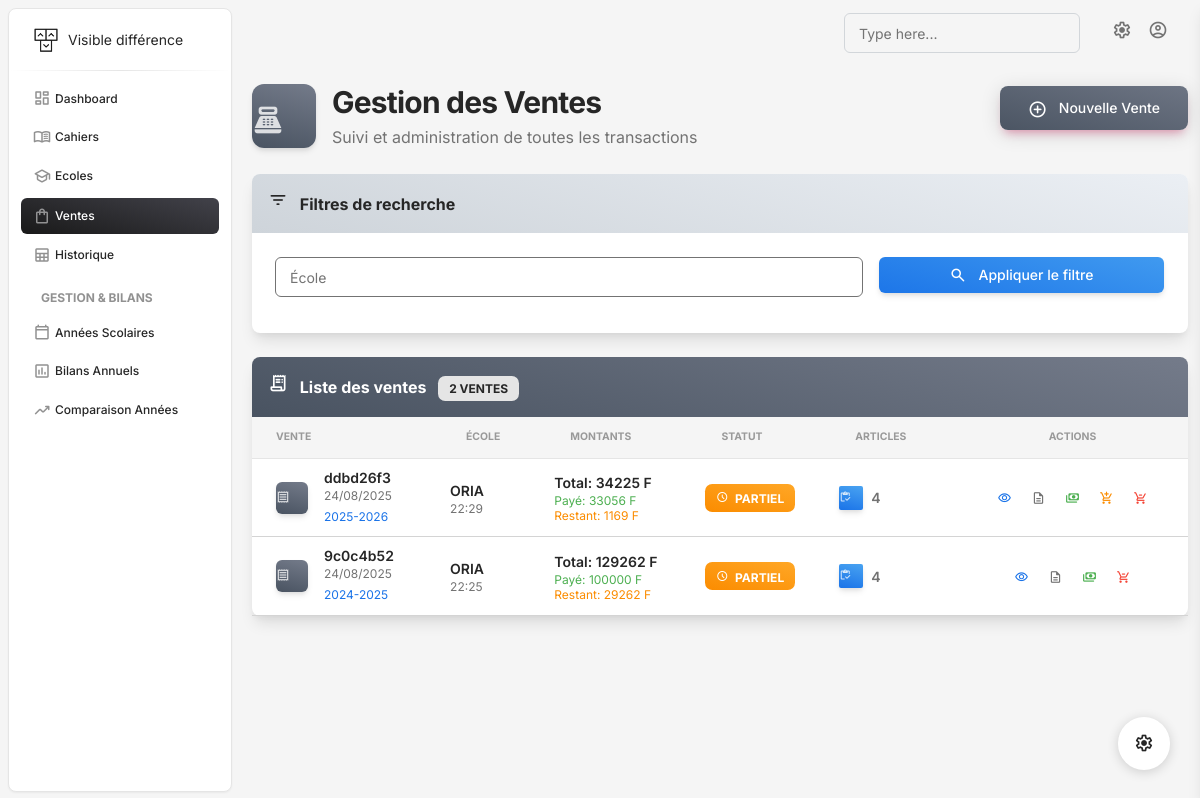
/ventes/, run on an earlier commit of the app's database.
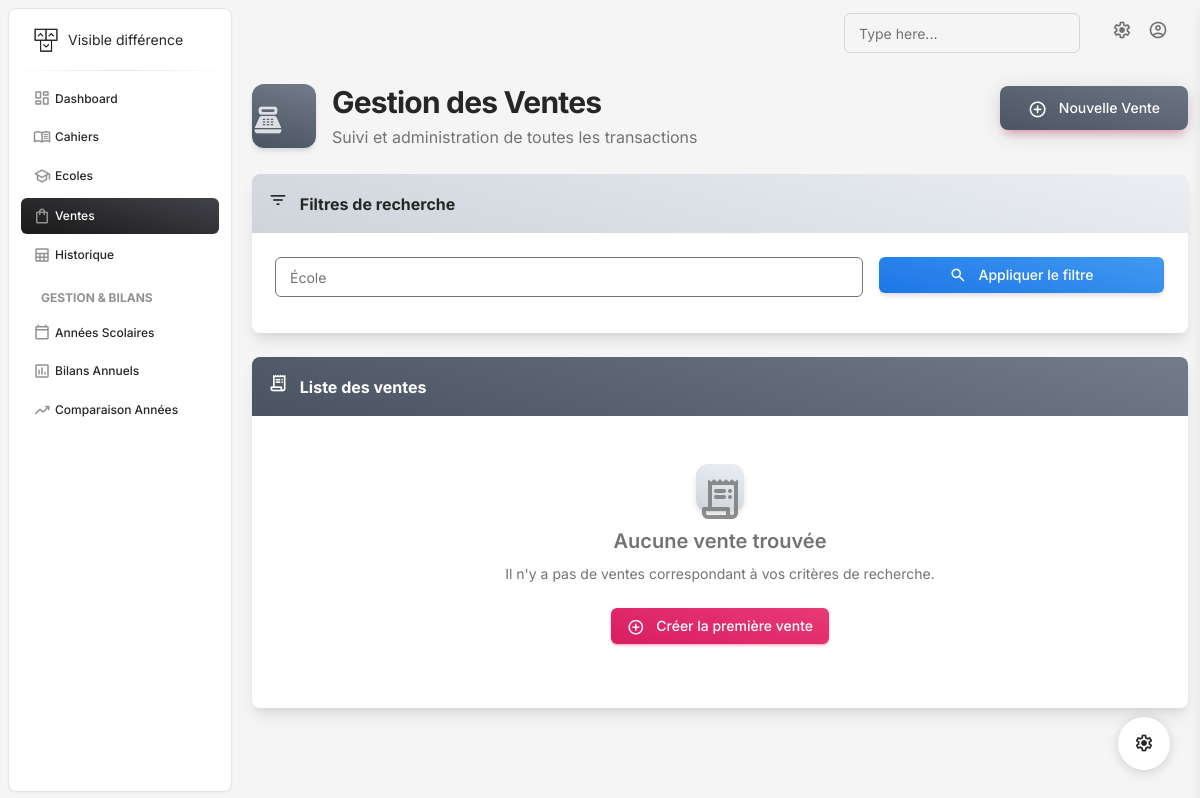
And on a later commit of the database.
### gestion/models.py (models this page shows, shortened)
class Ecoles(models.Model):
    id = models.UUIDField(primary_key=True, default=uuid.uuid4, editable=False)
    nom = models.TextField()
    adresse = models.TextField()
    created_at = models.DateTimeField(auto_now_add=True)
    updated_at = models.DateTimeField(auto_now=True)

class AnneeScolaire(models.Model):
    id = models.UUIDField(primary_key=True, default=uuid.uuid4, editable=False)
    annee_debut = models.IntegerField()
    annee_fin = models.IntegerField()
    date_debut = models.DateField()
    date_fin = models.DateField()
    est_active = models.BooleanField(default=False)
    created_at = models.DateTimeField(auto_now_add=True)
    class Meta:
        ordering = ['-annee_debut']
        unique_together = ['annee_debut', 'annee_fin']
    def __str__(self):
        return f"{self.annee_debut}-{self.annee_fin}"

class Vente(models.Model):
    id = models.UUIDField(primary_key=True, default=uuid.uuid4, editable=False)
    ecole = models.ForeignKey(Ecoles, on_delete=models.CASCADE, related_name='ventes')
    annee_scolaire = models.ForeignKey(AnneeScolaire, on_delete=models.CASCADE, related_name='ventes')
    date_paiement = models.DateTimeField(null=True, blank=True)
    facture_pdf = models.FileField(upload_to='factures/', blank=True, null=True)
    created_at = models.DateTimeField(auto_now_add=True)
    updated_at = models.DateTimeField(auto_now=True)
    modified_at = models.DateTimeField(null=True, blank=True)
    derniere_modification_type = models.CharField(max_length=50, null=True, blank=True)
    articles_ajoutes_session = models.TextField(null=True, blank=True)
    description_dette = models.TextField(blank=True, null=True, help_text="Description de la dette (ex: 'Reliquat année 2023-2024')")

### gestion/Views/sales.py (the view)
# urls.py: path('ventes/', liste_ventes, name='ventes'),
def liste_ventes(request):
    ecole_id = request.GET.get('ecole')
    ventes_qs = Vente.objects.select_related('ecole', 'annee_scolaire')\
        .order_by('-created_at')
    if ecole_id:
        ventes_qs = ventes_qs.filter(ecole__id=ecole_id)
    ventes = []
    for v in ventes_qs:
        total_lignes = v.lignes.aggregate(total=Sum('montant'))['total'] or Decimal('0')
        montant_paye = v.paiements.aggregate(total=Sum('montant'))['total'] or Decimal('0')
        montant_total = total_lignes
        montant_restant = max(Decimal('0'), montant_total - montant_paye)  # Ne peut pas être négatif
        autres_ventes = Vente.objects.filter(ecole=v.ecole)\
            .exclude(id=v.id)\
            .select_related('annee_scolaire')
        dettes_autres_annees = []
        total_dettes_autres = Decimal('0')
        annees_dettes = {}  # Pour grouper par année
        for autre in autres_ventes:
            total_lignes_autre = autre.lignes.aggregate(total=Sum('montant'))['total'] or Decimal('0')
            paye_autre = autre.paiements.aggregate(total=Sum('montant'))['total'] or Decimal('0')
            restant_autre = total_lignes_autre - paye_autre
            if restant_autre > 0:
                annee_str = str(autre.annee_scolaire)
                if annee_str in annees_dettes:
                    annees_dettes[annee_str] += restant_autre
                else:
                    annees_dettes[annee_str] = restant_autre
        for annee_str, montant in annees_dettes.items():
            dettes_autres_annees.append({
                'annee_scolaire': annee_str,
                'montant_restant': float(montant)
            })
            total_dettes_autres += montant
        ventes.append({
            'id': v.id,
            'short_id': str(v.id)[:8],
            'ecole': v.ecole,
            'annee_scolaire': v.annee_scolaire,
            'created_at': v.created_at,
            'montant_total': float(montant_total),
            'montant_paye': float(montant_paye),
            'montant_restant': float(montant_restant),
            'lignes_count': v.lignes.count(),
            'dettes_autres_annees': dettes_autres_annees,
            'dettes_autres_json': json.dumps(dettes_autres_annees),
            'total_dettes_autres': float(total_dettes_autres),
        })
    paginator = Paginator(ventes, 10)  # 10 ventes par page
    page_number = request.GET.get('page')
    ventes_page = paginator.get_page(page_number)
    ecoles = Ecoles.objects.all()
    cahiers = Cahiers.objects.all()
    context = {
        'ventes': ventes_page,
        'ecoles': ecoles,
        'cahiers': cahiers,
        'selected_ecole': ecole_id,
    }
    return render(request, 'ventes.html', context)

### gestion/templates/ventes.html (shortened to what the changed rows need)
{% extends 'base.html' %}
{% block content %}
{% load static %}
<div class="container-fluid py-3">
  <div class="row">
    <div class="col-12">
      <div class="card shadow-lg border-0">
        <div class="card-header bg-gradient-secondary p-3">
          <div class="row align-items-center">
            <div class="col">
              <h6 class="mb-0 text-white font-weight-bolder">
                <i class="material-symbols-rounded me-2">receipt_long</i>
                Liste des ventes
                {% if ventes %}
                  <span class="badge bg-light text-dark ms-2">{{ ventes.paginator.count }} vente{{ ventes.paginator.count|pluralize }}</span>
                {% endif %}
              </h6>
            </div>
          </div>
        </div>
        <div class="card-body p-0">
          {% if ventes %}
            <div class="table-responsive">
              <table class="table align-items-center mb-0">
                <thead class="bg-gray-100">
                  <tr>
                    <th class="text-uppercase text-secondary text-xxs font-weight-bolder opacity-7 ps-4">Vente</th>
                    <th class="text-uppercase text-secondary text-xxs font-weight-bolder opacity-7">École</th>
                    <th class="text-uppercase text-secondary text-xxs font-weight-bolder opacity-7">Montants</th>
                    <th class="text-uppercase text-secondary text-xxs font-weight-bolder opacity-7">Statut</th>
                    <th class="text-uppercase text-secondary text-xxs font-weight-bolder opacity-7">Articles</th>
                    <th class="text-uppercase text-secondary text-xxs font-weight-bolder opacity-7 text-center">Actions</th>
                  </tr>
                </thead>
                <tbody>
                  {% for v in ventes %}
                    <tr class="border-bottom">
                      <td class="ps-4">
                        <div class="d-flex align-items-center">
                          <div class="icon-shape icon-sm bg-gradient-secondary shadow border-radius-md me-3">
                            <i class="material-symbols-rounded text-white">receipt</i>
                          </div>
                          <div>
                            <h6 class="mb-0 text-sm font-weight-bold">{{ v.short_id }}</h6>
                            <p class="text-xs text-muted mb-0">{{ v.created_at.date|date:"d/m/Y" }}</p>
                            <small class="text-xs text-info">{{ v.annee_scolaire }}</small>
                          </div>
                        </div>
                      </td>
                      <td>
                        <div>
                          <h6 class="mb-0 text-sm font-weight-bold">{{ v.ecole.nom }}</h6>
                          <p class="text-xs text-muted mb-0">{{ v.created_at|date:"H:i" }}</p>
                        </div>
                      </td>
                      <td>
                        <div class="d-flex flex-column">
                          <span class="text-sm font-weight-bold text-dark">Total: {{ v.montant_total|floatformat:0 }} F</span>
                          <span class="text-xs text-success">Payé: {{ v.montant_paye|floatformat:0 }} F</span>
                          <span class="text-xs {% if v.montant_restant > 0 %}text-warning{% else %}text-muted{% endif %}">
                            Restant: {{ v.montant_restant|floatformat:0 }} F
                          </span>
                        </div>
                      </td>
                      <td>
                        {% if v.montant_restant <= 0 %}
                          <span class="badge badge-sm bg-gradient-success">
                            <i class="material-symbols-rounded text-xs me-1">check_circle</i>
                            Payé
                          </span>
                        {% elif v.montant_paye > 0 %}
                          <span class="badge badge-sm bg-gradient-warning">
                            <i class="material-symbols-rounded text-xs me-1">schedule</i>
                            Partiel
                          </span>
                        {% else %}
                          <span class="badge badge-sm bg-gradient-danger">
                            <i class="material-symbols-rounded text-xs me-1">error</i>
                            Impayé
                          </span>
                        {% endif %}
                      </td>
                      <td>
                        <div class="d-flex align-items-center">
                          <div class="icon-shape icon-xs bg-gradient-info shadow border-radius-sm me-2">
                            <i class="material-symbols-rounded text-white text-xs">inventory</i>
                          </div>
                          <span class="text-sm font-weight-bold">{{ v.lignes_count }}</span>
                        </div>
                      </td>
                      <td class="text-center">
                        <div class="d-flex justify-content-center gap-1">
                          <a class="btn btn-link text-info p-2 mb-0" href="{% url 'vente_detail' v.id %}"
                             title="Voir les détails" data-bs-toggle="tooltip">
                            <i class="material-symbols-rounded text-sm">visibility</i>
                          </a>
                          <a class="btn btn-link text-secondary p-2 mb-0" href="{% url 'generer_facture_pdf' v.id %}"
                             title="Générer la facture PDF" data-bs-toggle="tooltip" target="_blank">
                            <i class="material-symbols-rounded text-sm">description</i>
                          </a>
                          {% if v.montant_restant > 0 %}
                          <button class="btn btn-link text-success p-2 mb-0" data-bs-toggle="modal" data-bs-target="#paiementModal"
                                  title="Ajouter un paiement" data-bs-toggle="tooltip"
                                  data-vente-id="{{ v.id }}"
                                  data-montant-total="{{ v.montant_total }}"
                                  data-montant-paye="{{ v.montant_paye }}"
                                  data-montant-restant="{{ v.montant_restant }}"
                                  data-ecole-nom="{{ v.ecole.nom }}"
                                  data-annee="{{ v.annee_scolaire }}"
                                  data-dettes-autres='{{ v.dettes_autres_json }}'
                                  data-total-dettes-autres="{{ v.total_dettes_autres }}">
                            <i class="material-symbols-rounded text-sm">payments</i>
                          </button>
                          {% endif %}
                          {% if v.annee_scolaire.est_active %}
                          <button class="btn btn-link text-warning p-2 mb-0" data-bs-toggle="modal" data-bs-target="#modifierModal"
                                  title="Ajouter un article" data-bs-toggle="tooltip"
                                  data-vente-id="{{ v.id }}">
                            <i class="material-symbols-rounded text-sm">add_shopping_cart</i>
                          </button>
                          {% endif %}
                          <button class="btn btn-link text-danger p-2 mb-0" data-bs-toggle="modal" data-bs-target="#retirerModal"
                                  title="Retirer des cahiers" data-bs-toggle="tooltip"
                                  data-vente-id="{{ v.id }}">
                            <i class="material-symbols-rounded text-sm">remove_shopping_cart</i>
                          </button>
                        </div>
                      </td>
                    </tr>
                  {% endfor %}
                </tbody>
              </table>
            </div>
          {% else %}
            <div class="text-center p-5">
              <div class="icon-shape icon-xxl bg-gradient-light shadow border-radius-xl mx-auto mb-3">
                <i class="material-symbols-rounded text-muted" style="font-size: 3rem;">receipt_long</i>
              </div>
              <h5 class="text-muted mb-2">Aucune vente trouvée</h5>
              <p class="text-sm text-muted mb-4">Il n'y a pas de ventes correspondant à vos critères de recherche.</p>
              <button type="button" class="btn bg-gradient-primary" data-bs-toggle="modal" data-bs-target="#modalNouvelleVente">
                <i class="material-symbols-rounded me-2">add_circle</i>
                Créer la première vente
              </button>
            </div>
          {% endif %}
        </div>
      </div>
    </div>
  </div>
</div>
{% endblock %}

What changed in the data, as far as the page shows it:
removed Ecoles: short_id "ddbd26f3", created_at "24/08/2025", annee_scolaire "2025-2026", ecole.nom "ORIA", created_at "22:29", montant_total "34225", montant_paye "33056", montant_restant "1169", lignes_count "4", short_id "9c0c4b52", annee_scolaire "2024-2025", created_at "22:25", montant_total "129262", montant_paye "100000", montant_restant "29262"
Also different on the page:
{{ ventes.paginator.count }}: "2" → (not shown)
text no longer shown: "VENTE VENTE ÉCOLE MONTANTS STATUT ARTICLES ACTIONS"
text now shown: "Aucune vente trouvée Il n'y a pas de ventes correspondant à vos critères de recherche. Créer la première vente"
